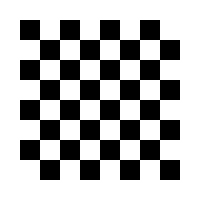
#> input picture Week2-image-feauters-and-image-detectors/chessboard.png, 200 x 200 px
$ python harris-detector.py
#> lines starting #> are read from the running program, lines starting #| are printed output that depends on the picture; after the words box and inside, x2 and y2 are one past the last pixel; in counts of white or black regions, pixels touching at a corner belong together
import numpy as np
import cv2 as cv

filename = 'chessboard.png'
img = cv.imread(filename)
#> img is the input picture: shape (200, 200, 3); 68% white; 1 black region, box (x1, y1, x2, y2) and area: (20, 20, 180, 180) 12800
gray = cv.cvtColor(img,cv.COLOR_BGR2GRAY)
gray = np.float32(gray)

# img - Input image, it should be grayscale and float32 type.
# blockSize - It is the size of neighbourhood considered for corner detection
# ksize - Aperture parameter of Sobel derivative used.
# k - Harris detector free parameter in the equation.
dst = cv.cornerHarris(gray,2,3,0.04)
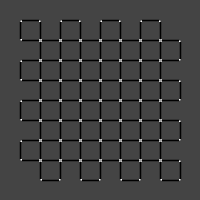
#> dst: shape (200, 200) float32; min -169130016, max 458335776, mean -10043977; drawn with min black and max white
#result is dilated for marking the corners, not important
dst = cv.dilate(dst,None)
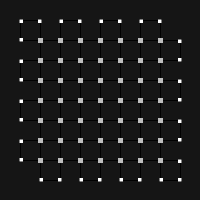
#> dst: shape (200, 200) float32; min -42282504, max 458335776, mean 12227367; drawn with min black and max white
# Threshold for an optimal value, it may vary depending on the image.
img[dst>0.01*dst.max()]=[0,0,255]
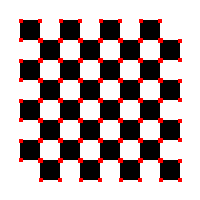
#> img: shape (200, 200, 3); 4.26% of pixels changed, all inside (x1, y1, x2, y2) = (19, 19, 182, 182)
cv.imshow('dst',img)
if cv.waitKey(0) & 0xff == 27:
#> (key Esc is pressed here)
    cv.destroyAllWindows()

print("Finished")
